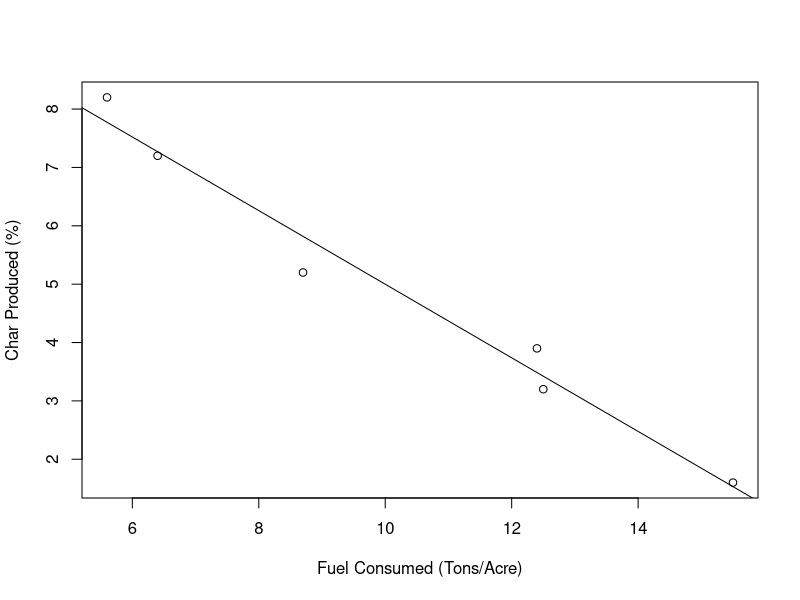

Write R code to recreate this figure. (Note: this script raises an error after producing the figure.)
################################################################################
# This script calculates the coefficients for charcoal production based on fuel 
# consumed as part of the California Biopower Impact Project.
#
# Author: Micah Wright, Humboldt State University
################################################################################
# define data
# values taken from figure 3 in Pingree et al. 2012 "Long and Short-Term Effects
# of Fire on Soil Charcoal of a Conifer Forest in Southwest Oregon"
chrcl <- data.frame(fuel_consumed_tonsAcre = c(15.5,
                                               12.5,
                                               12.4,
                                               8.7,
                                               6.4,
                                               5.6),
                    char_produced_percent = c(1.6,
                                              3.2,
                                              3.9,
                                              5.2,
                                              7.2,
                                              8.2))

# model
chrcl_mod <- lm(char_produced_percent ~ fuel_consumed_tonsAcre, data = chrcl)

# plot results
plot(chrcl$fuel_consumed_tonsAcre, chrcl$char_produced_percent,
     xlab = "Fuel Consumed (Tons/Acre)",
     ylab = "Char Produced (%)")
abline(chrcl_mod)

# look at the summary
summary(chrcl_mod)

# get coefficients
chrcl_coef <- coef(chrcl_mod)

chrcl_coef

# save
saveRDS(chrcl_coef, "data/Other/charcoal/chrcl_coef.rds")
